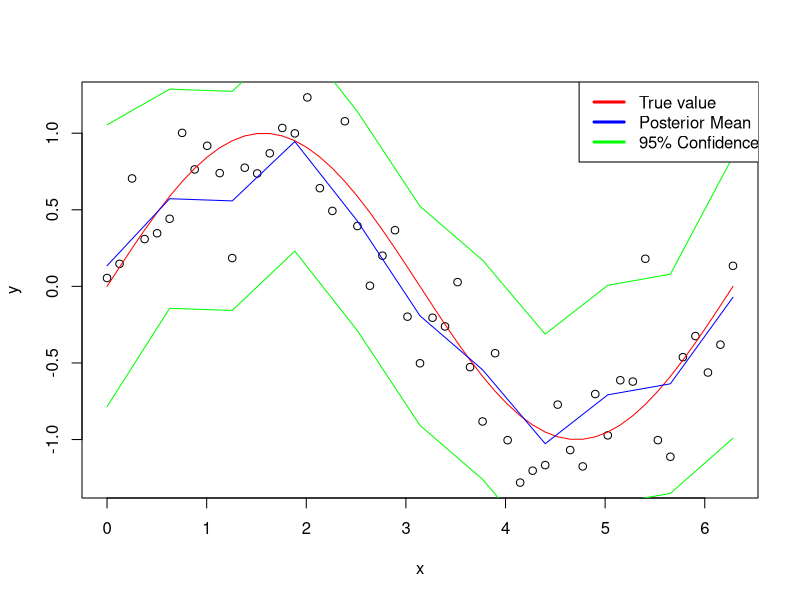

Write the R code that produced this figure.

k_Lcov = function(x,lam)
{
  cc = matrix(1,nrow=length(x[,1]),ncol=length(x[,1]) )
  x1 = cc%*%x
  x1 = x1/length(x[,1]) 
  a = x - x1
  a = t(a)%*%a
  a = a/(length(x[,1])-1) 
  # cc = exp(-1/(2*lam)*a)
return(a)
}

k_cov = function(x,lam)
{
  # exp(-1/(2*lam)* (x - mean(x) )^2)
  xbar = colMeans(x)
  # xbar = diag(xbar)
  # print(xbar)
  c= matrix(0,nrow=length(x[1,]),ncol=length(x[1,]) )
  for (i in 1:length(x[,1]))
  {
    temp = x[i,]-xbar
    c = c + outer(temp,temp)
  }
  c = c/(length(x[,1])-1)
  return(c)
}
k = function(x,x_,lam)
{
  #t(x) repiclate then x replicate then subtract then square 
  n = length(x)
  n_ = length(x_) 
  x = replicate(n_,x) #rep not dot product 
  x_ = t(replicate(n,x_))
  r=exp(-1/(2*lam)*( x- x_ )^2)
  return(r) 
}
# m = t(matrix(c(4,2,0.6,4.2,2.1,0.59,3.9,2,0.58,4.3,2.1,0.62,4.1,2.2,0.63),3,5))
# ans = k_cov(m,1)
# ansk = k_Lcov(m,1) 
# browser() 
# om=t(matrix(c(90,60,90,90,90,30,60,60,60,60,60,90,30,30,30),3,5))
# oms = k_Lcov(om,1) 
# browser() 
# ans = k(m,10)

dra = function(n, p , nr )
{
  x = matrix(0,n,p)
  for (i in 1:nr) {
    u = replicate(p, runif(n)) #make x a matrix 
    s = cov(u)
    L = chol(s)
    x[i] = norm(L%*%t(L) - s) 
    # x[i] = u%*%L  
  }
  x
}
dra_prior = function(x, x_,point, lam)
{
  n = point 
  p = matrix(0,nrow=point,ncol=n) 
  ss = k(x,x_,lam)#this is LAMBDA Maybe change back to k_cov 
  diag(ss) = diag(ss) +0.0001
  L = t(chol(ss)) #chol2inv
  d = length(L[1,]) 
  #n sample size
  #d dimension
  Z = matrix(rnorm(n*d),nrow=d,ncol=n)
  mu = 0# 1:d 
  r = mu + L%*%Z
}
dra_samp = function(ss, point)
{
  n = point
  p = matrix(0,nrow=point,ncol=n)
  L = t(chol(ss))
  d = length(L[1,])
  #n sample size
  #d dimension
  Z = matrix(rnorm(n*d),nrow=d,ncol=n)
  mu = 0# 1:d
  r = mu + L%*%Z
}
# n = 5 #row
# p = 4 #col
# x = seq(-1,1, by= 0.1)
# x_=seq(-1,1, by =0.1)  
# priorSample = dra_prior(x,x_,p, 0.2) #row,col,nr, lam 
# matplot(priorSample, type='l')
# # browser()
sigma_noise = 0.5
x = seq(0,2*pi,2*pi/50)
e = rnorm(x,0,sigma_noise^2)
y = sin(x)+e
plot(x,y)
lines(x,sin(x),col='red')
# 
# ## KERNEL PART for Sin model 
xx = seq(0,2*pi,2*pi/10)
lambda=0.1
ker = k(x,x,lambda)
diag(ker) = diag(ker)+sigma_noise  #   sigma_noise
# k_1 = solve(ker)
k_1 = chol2inv(chol(ker))
kxx_x = k(xx,x,lambda)
## lambda big... singular problem want it to not be all 1s, all 0s. L controls this.

ystar = kxx_x%*%(k_1%*%y)
kxx_xx = k(xx,xx,lambda)
kx_xx = k(x,xx,lambda)
vstar = kxx_xx - kxx_x %*% (k_1 %*% kx_xx)
lines(xx,ystar,col='blue')
lines(xx,ystar+1.96*sqrt(diag(vstar)),col='green')
lines(xx,ystar-1.96*sqrt(diag(vstar)),col='green')
legend("topright", inset=c(-0.1,0), c("True value","Posterior Mean", "95% Confidence Interval"),
       col = c("red", "blue","green"), lwd=3)
# 
# 
# browser() 
# # step2 = t(t(kx_xx)*k_1)
# # step3 = t(t(step2)*kxx_x)
# # kernalmatrix = rbind(cbind(ker,kxx_x),cbind(kx_xx,kxx_xx))
# # yval = dra_samp(kernalmatrix,1:length(xx))
# # plot(x,y)
# 
# 
# # browser()
# ## Plot 95% posterior predictive interval
# ## Plot everything
# ## Plotting variable (x-axis)
# # a = -2
# # b = 2
# # x = runif(n, a, b)
# # X = cbind(rep(1, n), x, x^2, x^3, x^4, x^5, x^6, x^7, x^8, x^9, x^10)
# # 
# # t = seq(a, b, 0.01)
# # sigma = 0.1
# # m = length(t)
# # T = cbind(rep(1, m), t, t^2, t^3, t^4, t^5, t^6, t^7, t^8, t^9, t^10)
# # SigmaPost = sigma^2 * solve(t(X) %*% X + sigma^2 * Lambda)
# # betaPost = sigma^(-2) * as.vector(SigmaPost %*% (t(X) %*% y))
# # sigmaPred = 
# #   sqrt(sigma^2 + apply((T %*% SigmaPost) * T, MARGIN = 1, FUN = sum))
# # ## Upper bound
# # top = ystar + 1.96 * vstar[,1]
# # # # ## Lower bound (in reverse direction - for plotting bottom of a filled
# # # # ## polygon)
# # t.back = seq(b, a, -0.01)
# # bot = ystar - 1.96 * vstar[,1]
# # bot = bot[length(bot):1]
# # # # 
# # plot(x, y, xlim = c(a,b), ylim = range(y, bot, top),
# #      main = "95% Posterior Predictive Interval")
# # polygon(c(t, t.back), c(top, bot), col = rgb(0.5, 0.5, 0.5, 0.5),
# #         border = NA)
# # lines(t, T %*% betaPost, col = 'magenta', lwd=3)
# # lines(t, T %*% trueBeta, col='red', lwd=3)
# # ### COV check 
# # (dir = getwd())
# # setwd(dir)
# slc = read.csv('/Users/Benjamin/Documents/PROBMOD/Hmk5/SaltLakeTemperatures.csv')
# slc <- slc[ slc$AVEMAX != -9999 , ]
# slc$Year <- sapply(slc$DATE, function(x) substring(x, first=1,last=4))
# slc$Month <-sapply(slc$DATE, function(x) substring(x, first=5,last=6 ))
# 
# x = as.numeric(slc$Month)
# xx = seq(1,13,0.01)
# y = as.numeric(slc$AVEMAX)
# sigma_noise = 500
# lambda=1.0
# ker = k(x,x,lambda)
# diag(ker) = diag(ker)+sigma_noise
# k_1 = chol2inv(chol(ker)) 
# 
# kxx_x = k(xx,x,lambda)
# # lambda big... singular problem want it to not be all 1s, all 0s. L controls this.
# 
# ystar = kxx_x%*%(k_1%*%y)
# 
# kxx_xx = k(xx,xx,lambda)
# kx_xx = k(x,xx,lambda)
# 
# # browser() 
# vstar = kxx_xx - kxx_x %*% (k_1 %*% kx_xx)
# d = data.frame(xx,ystar,diag(vstar)) 
# 
# plot(x,y)
# points(xx,ystar,col='red')
# lines(xx,ystar+1.96*sqrt(diag(vstar)),col='green')
# lines(xx,ystar-1.96*sqrt(diag(vstar)),col='green')
# yo = slc[slc[,"Year"]==1906,"AVEMAX"]
# y1 = slc[slc[,"Year"],"AVEMAX"]
# y1 = slc$AVEMAX 
# y1[is.na(y1)]<-0
# xo = slc[slc[,"Year"]==1906,"Month"]
# yo = slc[slc[,"Year"]==1906,"AVEMAX"]
# x = as.numeric(slc$Month) 
# z =as.numeric(slc$Year)-1906
# # browser()
# f1s = seq(1,12,1)
# fos = seq(1,12,1)
# 
# sigma_noise = 1
# lambda=0.01
# # kone = k(xo,fos,lambda)
# 
# k2 = k(f1s,x,lambda)
# 
# z0 = matrix(z, nrow=length(f1s), ncol=length(z), byrow = TRUE) 
# k1 = z0*k2 
# 
# ker = k(x,x,lambda)
# zout = outer(z,z) 
# ker1 = ker+ zout*ker 
# 
# diag(ker1) = diag(ker1)+sigma_noise
# k_1 = chol2inv(chol(ker1)) 
# # post_mean = ktwo%*%(k_1%*%y1)
# # k2z = ktwo%*%z
# # pmz2 = k2z%*%(k_1%*%y1)
# 
# 
# k2k1= rbind(k2,k1) 
# pmc = k2k1%*%k_1%*%y1
# fo = k2%*%k_1%*%y1
# f1 = k1%*%k_1%*%y1
# 
# ks_s = k(f1s,f1s,lambda)
# m0 = matrix(0,nrow=length(f1s),ncol=length(f1s))
# mc = cbind(ks_s,m0) 
# mr = cbind(m0,ks_s)
# post_cov = rbind(mc,mr) - k2k1%*%k_1%*%t(k2k1)
# 
# plot(fo,col='red')
# lines(fo+1.96*sqrt(diag(post_cov))[0:length(fo)],col='green')
# lines(fo-1.96*sqrt(diag(post_cov))[0:length(fo)],col='green')
# plot(f1,col='blue')
# lines(f1+1.96*sqrt(diag(post_cov))[length(fo):length(fo)*2],col='green')
# lines(f1-1.96*sqrt(diag(post_cov))[length(fo):length(fo)*2],col='green')
